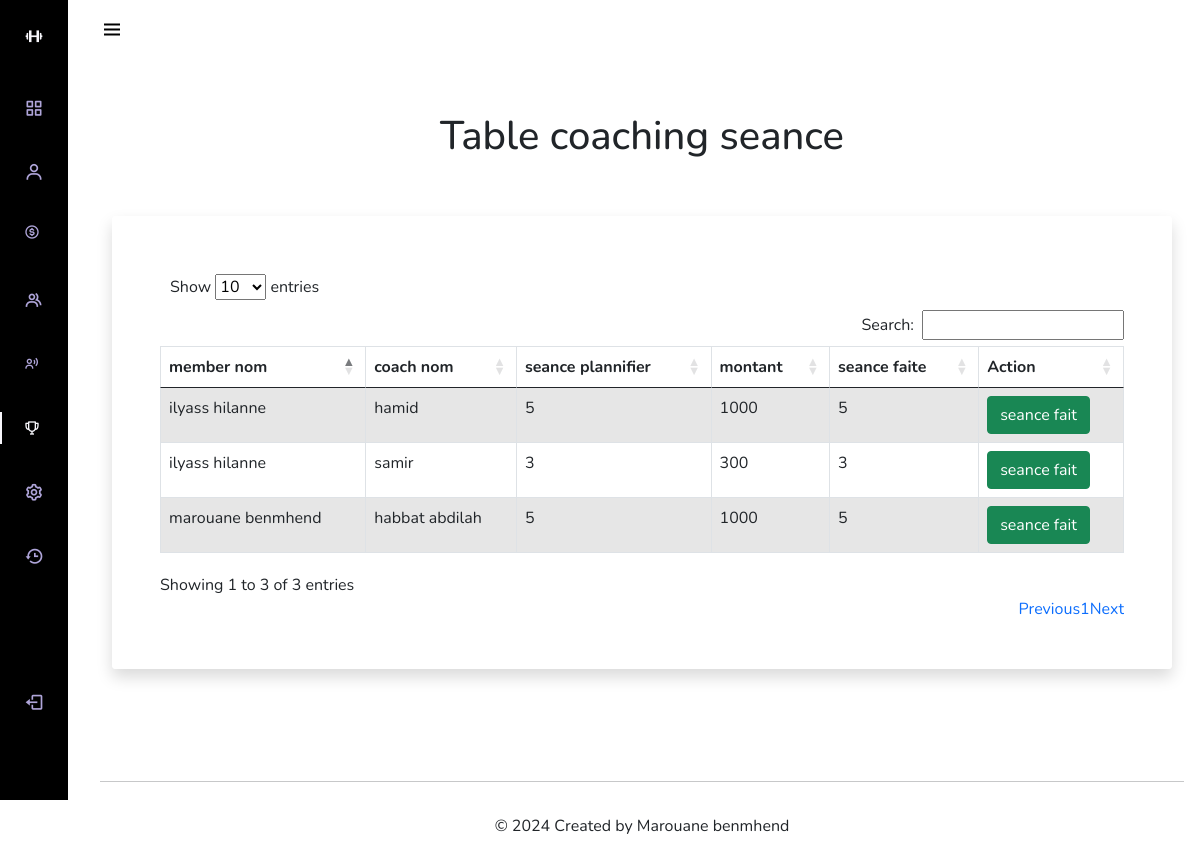
Screenshot of /admin/pages/clientcoach.php (signed in) with the database file from the repository.
### tables this page shows
CREATE TABLE `coaching_seance` (
  `id` int NOT NULL,
  `member_id` int DEFAULT NULL,
  `coach_id` int DEFAULT NULL,
  `num_seance` int DEFAULT NULL,
  `date_coach` date DEFAULT NULL,
  `montant` int DEFAULT NULL,
  `valid_seance` int NOT NULL DEFAULT '0'
);

CREATE TABLE `member` (
  `Member_id` int NOT NULL,
  `Nom_complet` varchar(255) NOT NULL,
  `Cin` varchar(15) NOT NULL,
  `Adress` varchar(255) DEFAULT NULL,
  `Date_naissance` date DEFAULT NULL,
  `Tel` varchar(20) DEFAULT NULL,
  `Genre` enum('homme','femme') DEFAULT NULL
);

CREATE TABLE `coach` (
  `coach_id` int NOT NULL,
  `Nom_complet` varchar(255) NOT NULL,
  `Cin` varchar(15) NOT NULL,
  `Tel` varchar(20) DEFAULT NULL
);

### admin/classes/coach.class.php (called while the page is built, shortened)
<?php
class coach {
    static function afficher_coaching_detail(){
        try {
            $cnx = connexion::connecter_db();
        $rp = $cnx -> prepare("SELECT cs.id,  m.Nom_complet as 'member nom', c.Nom_complet as 'coach nom' , cs.num_seance as 'seance plannifier', cs.montant,cs.valid_seance as 'seance faite' from coaching_seance cs JOIN member m on cs.member_id = m.Member_id JOIN coach c on cs.coach_id = c.coach_id;");
        $rp -> execute ([]);
        return $rp->fetchAll();
        } catch (\Throwable $th) {
        echo "error adding seance".$th->getMessage() ;
        }
        }
}
?>

### admin/pages/clientcoach.php (the view, shortened to what this page needs)
<?php
include_once "../includes/sidebar.php";
include_once "../classes/coach.class.php";
$detail= coach::afficher_coaching_detail();
?>
<div class="container py-5">
<div class="text-center ">
        <h1>Table coaching seance</h1>
    </div>
  <div class="row py-5">
    <div class="col-lg-12 mx-auto">
      <div class="card rounded shadow border-0">
        <div class="card-body p-5 bg-white rounded">
          <div class="table-responsive">
          <table id="example" style="width:100%" class="table table-striped table-bordered">
              <thead>
                <tr>
                  <th>member nom</th>
                  <th>coach nom</th>
                  <th>seance plannifier</th>
                  <th>montant</th>
                  <th>seance faite</th>
                  <th>Action</th>
                </tr>
              </thead>
              <tbody>
              <?php
              foreach ($detail as $v) {
              ?>
                <tr>
                  <td><?=$v['member nom']?></td>
                  <td><?=$v['coach nom']?></td>
                  <td><?=$v['seance plannifier']?></td>
                  <td><?=$v['montant']?></td>
                  <td><?=$v['seance faite']?></td>
                  <td>
                    <a href="../actions/effectuerseance.php?id=<?=$v['id']?>&seanceplan=<?=$v['seance plannifier']?>&seancefaite=<?=$v['seance faite']?>" class="btn btn-success">seance fait</a></td>
                </tr>
                <?php }?>
              </tbody>
            </table>
          </div>
        </div>
      </div>
    </div>
  </div>
</div>
<?php  include_once"../includes/footer.php"; ?>

### admin/includes/sidebar.php (shortened to what this page needs)
<!DOCTYPE html>
<html lang="en">
<head>
<link rel="stylesheet" href="https://cdn.datatables.net/1.11.5/css/dataTables.bootstrap5.min.css">
    <link rel="stylesheet" href="https://cdn.jsdelivr.net/npm/bootstrap@5.0.0-beta1/dist/css/bootstrap.min.css">
    <link rel="stylesheet" href="https://cdn.jsdelivr.net/npm/boxicons@latest/css/boxicons.min.css">
</head>
<body id="body-pd">
    <header class="header" id="header">
        <div class="header_toggle"> <i class='bx bx-menu' id="header-toggle"></i> </div>
    </header>
    <div class="l-navbar" id="nav-bar">
        <nav class="nav">
            <div> <a href="Dashboard.php" class="nav_logo"><i class='bx bx-dumbbell nav_logo-icon'></i><span class="nav_logo-name">Lifestyle Dashboard</span> </a>
                <div class="nav_list"> <a href="Dashboard.php" class="nav_link active"> <i class='bx bx-grid-alt nav_icon'></i> <span class="nav_name">Statistique</span> </a>
                    <a href="add_member.php" class="nav_link"> <i class='bx bx-user nav_icon'></i> <span class="nav_name">Ajouter Member</span> </a>
                    <a href="add_payment.php" class="nav_link"><i class='bx bx-dollar-circle nav'></i> <span class="nav_name">Abonnement impayé</span> </a>
                    <a href="table_member.php" class="nav_link"><i class='bx bx-group nav_icon'></i><span class="nav_name">Les members</span> </a>
                    <a href="ajouterseance.php" class="nav_link"><i class='bx bx-user-voice nav-icon '></i><span class="nav_name">Ajouter client coach</span> </a>
                    <a href="clientcoach.php" class="nav_link"><i class='nav-icon bx bx-trophy'></i><span class="nav_name">Coaching table</span> </a>
                    <a href="add_admin.php" class="nav_link"><i class='bx bx-cog nav_icon'></i><span class="nav_name">ajouter admine</span> </a>
                    <a href="historique.php" class="nav_link"><i class='bx bx-history nav_icon'></i><span class="nav_name">Historique</span> </a>
                </div>
                <a style="padding-top: 90px;" href="../actions/deconnecter.php" class="nav_link"> <i class='bx bx-log-out nav_icon'></i> <span class="nav_name">Deconnecter</span> </a>
    </nav>
    </div>

### admin/includes/footer.php (shortened to what this page needs)
<footer class=" text-center text-lg-start" ">
  <hr>
  <div class="text-center p-3"">
    © 2024 Created by
    <a class="text-body" href="https://mdbootstrap.com/">Marouane benmhend</a>
  </div>
</footer>
</body>
</html>

### admin/includes/sidebar.php (style rules this page uses)
:root { --header-height: 3rem;--nav-width: 68px;--first-color: #4723D9;--first-color-light: #AFA5D9;--white-color: #F7F6FB;--body-font: 'Nunito', sans-serif;--normal-font-size: 1rem;--z-fixed: 100 }
*,::before,::after { box-sizing: border-box }
body { position: relative;margin: var(--header-height) 0 0 0;padding: 0 1rem;font-family: var(--body-font);font-size: var(--normal-font-size);transition: .5s }
a { text-decoration: none }
.header { width: 100%;height: var(--header-height);position: fixed;top: 0;left: 0;display: flex;align-items: center;justify-content: space-between;padding: 0 1rem;background-color: white;z-index: var(--z-fixed);transition: .5s }
.header_toggle { color: black;font-size: 1.5rem;cursor: pointer }
.l-navbar { position: fixed;top: 0;left: -30%;width: var(--nav-width);height: 100vh;background-color: black ;padding: .5rem 1rem 0 0;transition: .5s;z-index: var(--z-fixed) }
.nav { height: 100%;display: flex;flex-direction: column;justify-content: space-between;overflow: hidden }
.nav_logo, .nav_link { display: grid;grid-template-columns: max-content max-content;align-items: center;column-gap: 1rem;padding: .5rem 0 .5rem 1.5rem }
.nav_logo { margin-bottom: 2rem }
.nav_logo-icon { font-size: 1.25rem;color: var(--white-color) }
.nav_link { position: relative;color: var(--first-color-light);margin-bottom: 1.5rem;transition: .3s }
.nav_icon { font-size: 1.25rem }
.active { color: var(--white-color) }
.active::before { content: '';position: absolute;left: 0;width: 2px;height: 32px;background-color: var(--white-color) }
@media screen and (min-width: 768px) { body { margin: calc(var(--header-height) + 1rem) 0 0 0;padding-left: calc(var(--nav-width) + 2rem) } }
@media screen and (min-width: 768px) { .header { height: calc(var(--header-height) + 1rem);padding: 0 2rem 0 calc(var(--nav-width) + 2rem) } }
@media screen and (min-width: 768px) { .l-navbar { left: 0;padding: 1rem 1rem 0 0 } }

### rows the page displays
coaching_seance: member.Nom_complet "ilyass hilanne", coach.Nom_complet "hamid", num_seance "5", montant "1000", valid_seance "5"
coaching_seance: member.Nom_complet "ilyass hilanne", coach.Nom_complet "samir", num_seance "3", montant "300", valid_seance "3"
coaching_seance: member.Nom_complet "marouane benmhend", coach.Nom_complet "habbat abdilah", num_seance "5", montant "1000", valid_seance "5"
